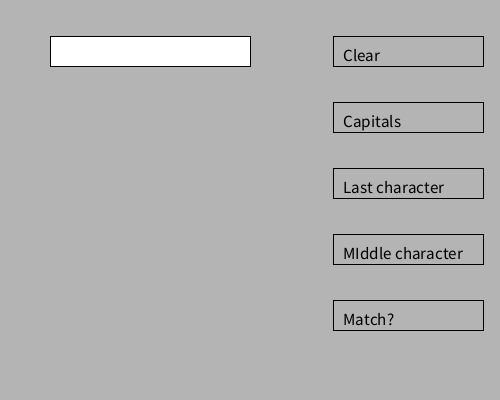
Frame 1 (no input)
Frame 60 (the mouse pressed at the canvas centre just before this capture): identical to frame 1, image omitted
Frame 120 (the mouse held since frame 60 and released just before this capture): identical to frame 1, image omitted

The Processing sketch that drew this single still picture (run headless with seeded random() and noise(); from frame 60 on, the mouse is pressed at the canvas centre):

// Processing sketch: Lab_05a_Stringfunctions
// ── Lab_05a_Stringfunctions.pde
int rectY;
int h = 30;
//int counter = 0;
int len = 0;
int match = 0;
String last = "";
String str = "";
String mid = "";
String[] arr = {"Clear", "Capitals", "Last character", "MIddle character", "Match?"};


void setup() {
  size(500, 400);
  rectY = height / 6;
  textSize(17);
}

void draw() {
  background(180);
  fill(255);
  rect(50, rectY - h, 200, h);
  for (int i = 1; i < 6; i++)
  {
    fill(180);
    rect(width / 1.5f, rectY * i - h, 150, h);
    fill(0);
    text(arr[i-1], width / 1.5f + 10, rectY * i - 5);
  }
  fill(0);
  text(str, 60, rectY - 5);
  text(last, 60, rectY * 3 - 5);
  text(mid, 60, rectY * 4 - 5);
  if(match > 0){
    text("Yes!", 60, rectY * 5 - 5);
  }
  if(match < 0){
    text("NO!", 60, rectY * 5 - 5);
  }
}

void keyReleased() {
  if ((key >= 'A' && key <= 'z') || key == ' ')
    str += key;
    len = str.length();
}

void mousePressed() {
  if (mouseButton == LEFT) {
    if (mouseX > width / 1.5f && mouseX < width / 1.5f + 150 &&
      mouseY > rectY * 1 - h && mouseY < rectY * 1) {
      str = "";
    }
    if (mouseX > width / 1.5f && mouseX < width / 1.5f + 150 &&
      mouseY > rectY * 2 - h && mouseY < rectY * 2) {
      str = str.toUpperCase();
    }
    if (mouseX > width / 1.5f && mouseX < width / 1.5f + 150 &&
      mouseY > rectY * 3 - h && mouseY < rectY * 3) {
      last = str.substring(len - 1, len);
    }
    if (mouseX > width / 1.5f && mouseX < width / 1.5f + 150 &&
      mouseY > rectY * 4 - h && mouseY < rectY * 4) {
      if(len % 2 == 1){
        mid = str.substring(len / 2, len / 2 + 1);
      }else{
        mid = str.substring(len / 2 - 1, len / 2 + 1);
      }  
    }
    if (mouseX > width / 1.5f && mouseX < width / 1.5f + 150 &&
    mouseY > rectY * 5 - h && mouseY < rectY * 5) {
      match = str.indexOf("DAE");
    }
  }
}
